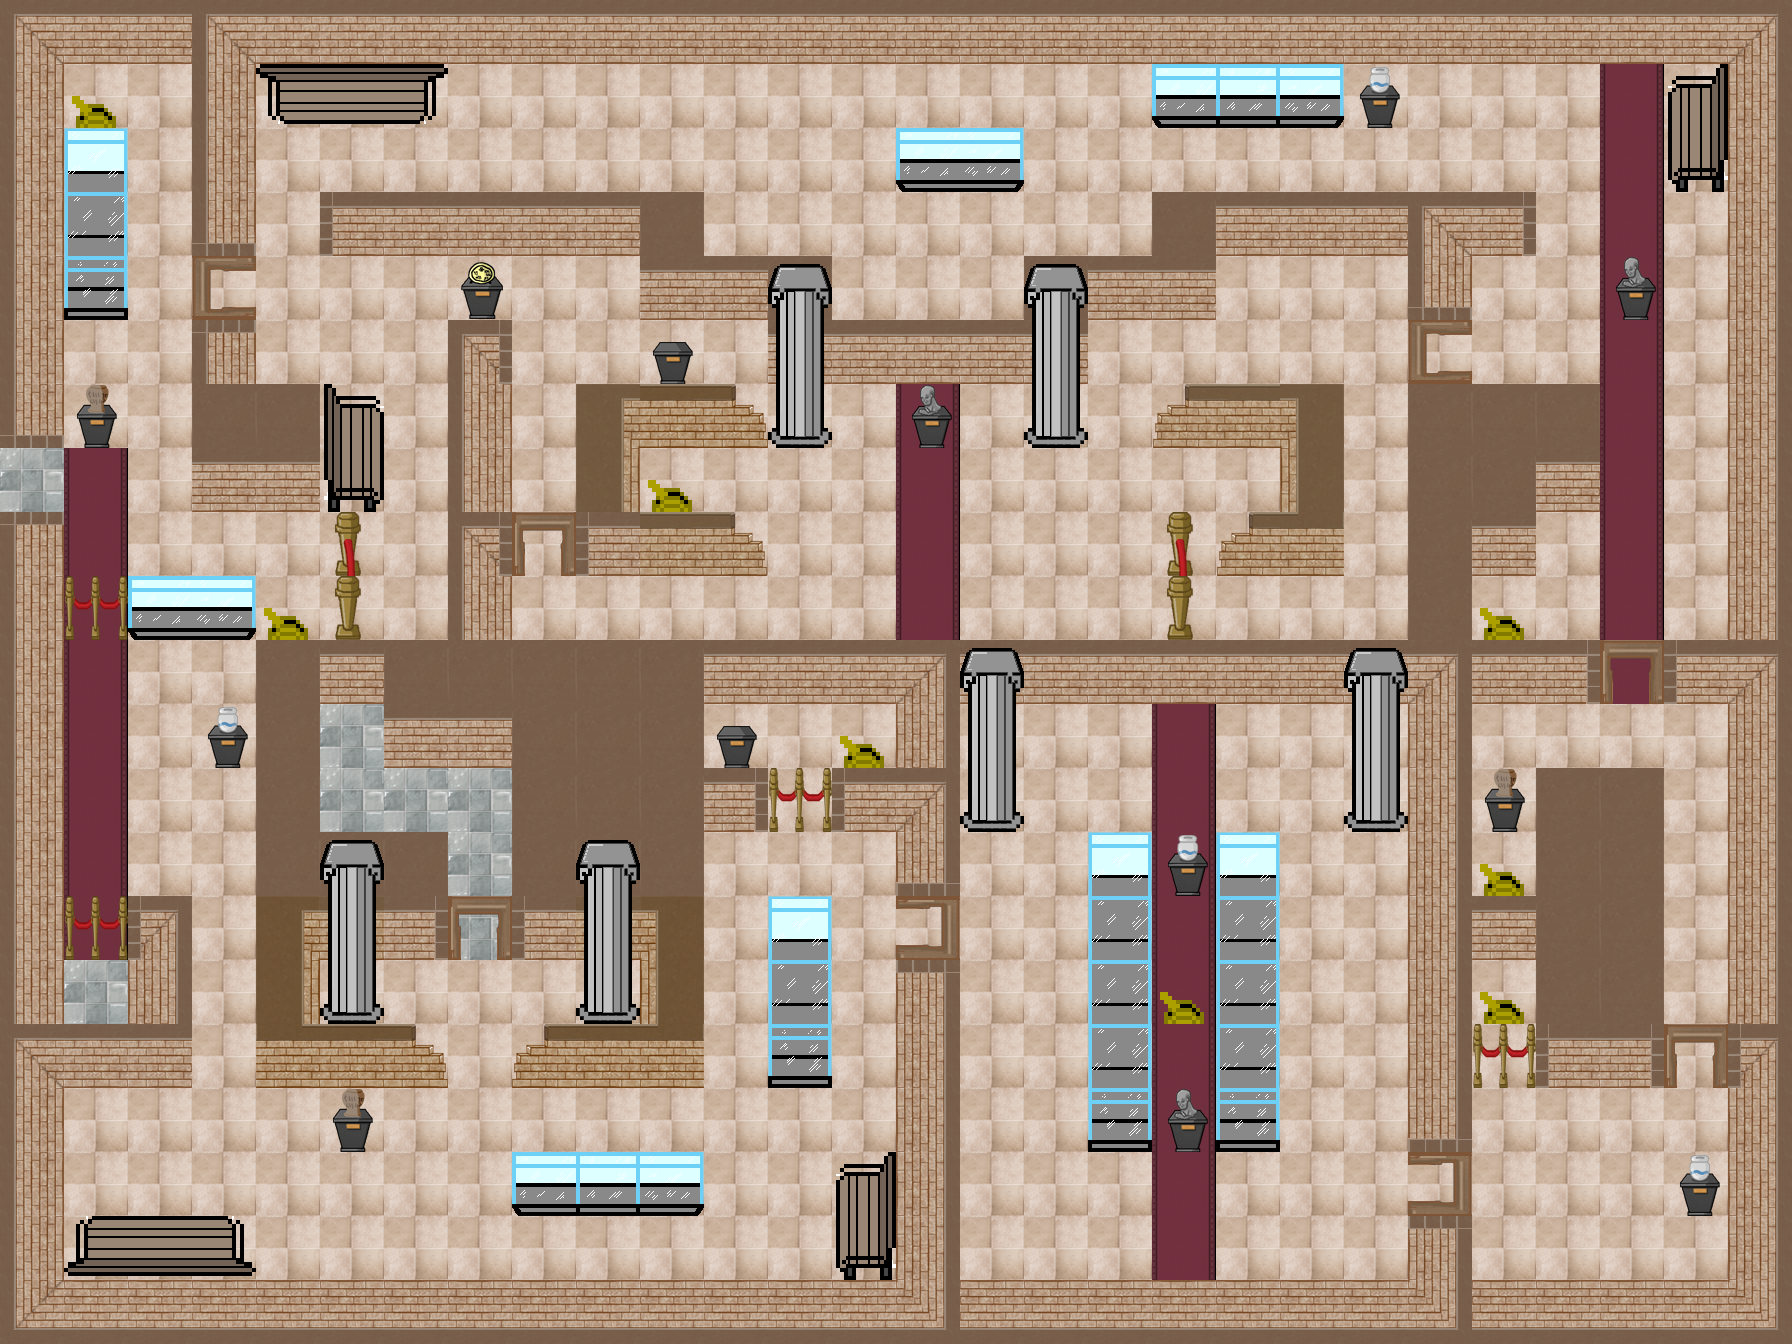

A 2D game scene composited from a Tiled map and its tileset images. What follows is a short description and the map's XML, with each tile layer's data collapsed to a summary:
An orthogonal 28x21 tile map with 64x64 px tiles, 3 tile layers (floor, logical, doodads), 2 tilesets.

<map version="1.0" orientation="orthogonal" renderorder="right-down" width="28" height="21" tilewidth="64" tileheight="64" nextobjectid="1">
 <tileset firstgid="1" name="WDWDN" tilewidth="64" tileheight="64">
  <image source="../assets/tileset1.png" width="1024" height="704" />
 </tileset>
 <tileset firstgid="177" name="tileset2" tilewidth="64" tileheight="64">
  <image source="../assets/tileset2.png" width="1024" height="704" />
 </tileset>
 <layer name="floor" width="28" height="21">
  <data>[588 cells, 588 non-empty, 3 distinct tile ids]</data>
 </layer>
 <layer name="logical" width="28" height="21">
  <properties>
   <property name="player_spawn" value="2 23 down" />
   <property name="tourist_spawns" value="8 22 down, 8 21 down, 8 20, 7 20 right, 6 20 right, 6 19 down" />
  </properties>
  <data>[588 cells, 290 non-empty, 59 distinct tile ids]</data>
 </layer>
 <layer name="doodads" width="28" height="21">
  <data>[588 cells, 40 non-empty, 13 distinct tile ids]</data>
 </layer>
</map>